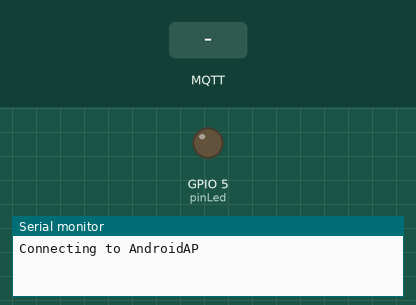
This sketch was run on a simulated ESP32. On the bench: output pins drawn as LEDs (lit = HIGH), the last lines printed to the serial monitor. Dashed ring = blinking. The inputs (shaded band) are chosen by the test bench. WiFi joins after 1.5 s; servers stay silent unless stated; uploads are accepted with an empty reply; no MQTT or app messages arrive unless stated.

Above: at 0.1 s.
At 2.7 s:
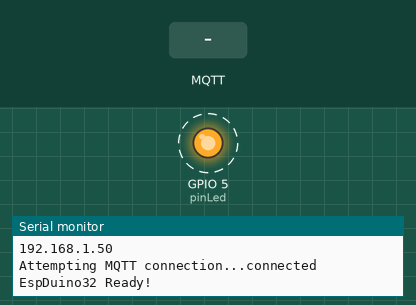
2.8 s: MQTT message "HTTP/1.1" arrives on the first subscribed topic
5.8 s: MQTT message "200" arrives on the first subscribed topic
8.8 s: MQTT message "Content-Length:" arrives on the first subscribed topic
Timing chart, 0 to 17.8 s (numbered marks = the images above; inputs shaded):
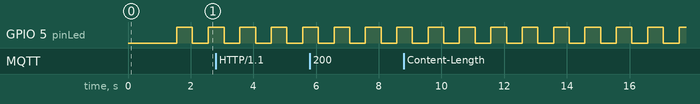

The sketch:

OTA_MQTT.ino
```cpp
#include <WiFi.h>
#include <Update.h>
#include <ESPmDNS.h>
#include <PubSubClient.h>

WiFiClient client;
PubSubClient mqtt(client);

const char* MQTT_SERVER = "36.94.105.74";
const char* HOSTNAME = "EspDuino32";
const char* MQTT_PASSWORD = "";
const char* WIFI_SSID = "AndroidAP";
const char* WIFI_SECRET = "081274695021";
const char* TOPIC = "EspDuino32/Update";

int contentLength = 0;
bool isValidContentType = false;

const int pinLed = 5;
unsigned long prevMillis = 0;
const long interval = 500;
int ledState = LOW;

String getHeaderValue(String header, String headerName)
{
    return header.substring(strlen(headerName.c_str()));
}

String getBinName(String url)
{
    int index = 0;
    String binName = "";

    for (int i = 0; i < url.length(); i++) {
        if (url[i] == '/') {
            index = i;
        }
    }

    for (int i = index; i < url.length(); i++) {
        binName += url[i];
    }

    return binName;
}

String getHostName(String url)
{
     int index = 0;
     String hostName = "";

    for (int i = 0; i < url.length(); i++) {
        if (url[i] == '/') {
            index = i;
        }
    }

    for (int i = 0; i < index; i++) {
        hostName += url[i];
    }

    return hostName;
}

void update(String url, int port)
{
    String bin = getBinName(url);
    String host = getHostName(url);

    Serial.println("Connecting to: " + host);
    if(client.connect(host.c_str(), port))
    {
        // Fecthing the bin
        Serial.println("Fetching Bin: " + bin);

        // Get the contents of the bin file
        client.print(String("GET ") + bin + " HTTP/1.1\r\n" +
                        "Host: " + host + "\r\n" +
                        "Cache-Control: no-cache\r\n" +
                        "Connection: close\r\n\r\n");

        unsigned long timeout = millis();

        while (client.available() == 0)
        {
            if (millis() - timeout > 5000)
            {
                Serial.println("Client Timeout !");
                client.stop();
                return;
            }
        }

        while (client.available())
        {
            String line = client.readStringUntil('\n');

            // remove space, to check if the line is end of headers
            line.trim();

            /* if the the line is empty,
               this is end of headers
               break the while and feed the
               remaining `client` to the
               Update.writeStream();
             */
            if(!line.length()) {
                //headers ended
                break;
            }

            // Check if the HTTP Response is 200
            if (line.startsWith("HTTP/1.1"))
            {
                if (line.indexOf("200") < 0)
                {
                    Serial.println("Got a non 200 status code from server. Exiting OTA Update.");
                    break;
                }
            }

            // extract headers here
            if(line.startsWith("Content-Length: "))
            {
                contentLength = atoi((getHeaderValue(line, "Content-Length: ")).c_str());
                Serial.println("Got " + String(contentLength) + " bytes from server");
            }

            if(line.startsWith("Content-Type: "))
            {
                String contentType = getHeaderValue(line, "Content-Type: ");
                Serial.println("Got " + contentType + " payload.");

                if (contentType == "application/octet-stream")
                    isValidContentType = true;

            }
        }
    }
    else
        Serial.println("Connection to " + host + " failed. Please check your setup");

    // Check what is the contentLength and if content type is `application/octet-stream`
    Serial.println("contentLength : " + String(contentLength) + ", isValidContentType : " + String(isValidContentType));

    if (contentLength && isValidContentType)
    {
        bool canBegin = Update.begin(contentLength);
        if (canBegin)
        {
            Serial.println("Begin OTA. This may take 2 - 5 mins to complete. Things might be quite for a while.. Patience!");
            size_t written = Update.writeStream(client);

            if(written == contentLength)
                Serial.println("Written : " + String(written) + " successfully");
            else
                Serial.println("Written only : " + String(written) + "/" + String(contentLength) + ". Retry?" );

            if (Update.end())
            {
                Serial.println("OTA done!");
                if (Update.isFinished())
                {
                    Serial.println("Update successfully completed. Rebooting.");
                    ESP.restart();
                }
                else
                    Serial.println("Update not finished? Something went wrong!");
            }
            else
                Serial.println("Error Occurred. Error #: " + String(Update.getError()));

        }
        else {
            Serial.println("Not enough space to begin OTA");
            client.flush();
        }
    }
    else {
        Serial.println("There was no content in the response");
        client.flush();
    }
}

void callback(char* topic, byte* payload, unsigned int length)
{
    payload[length] = '\0';
    String _message = String((char*)payload);
    String _topic = String(topic);

    if(_topic.equals(TOPIC) == 1) update(_message, 6001);

}

void connectToWiFi()
{
    Serial.println();
    Serial.println();
    Serial.print("Connecting to ");
    Serial.println(WIFI_SSID);

    WiFi.mode(WIFI_STA);
    WiFi.begin(WIFI_SSID, WIFI_SECRET);

    while (WiFi.waitForConnectResult() != WL_CONNECTED) {
    Serial.println("Connection Failed! Rebooting...");
    delay(5000);
    ESP.restart();
  }

    if (!MDNS.begin(HOSTNAME))
    {
      Serial.println("Error setting up MDNS responder!");
      while (1) {
        delay(1000);
      }
    }

    Serial.println("");
    Serial.println("WiFi connected");
    Serial.println("IP address: ");
    Serial.println(WiFi.localIP());
}

void reconnect()
{
    while(!mqtt.connected())
    {
        Serial.print("Attempting MQTT connection...");
        if(mqtt.connect("ESP32Client", HOSTNAME, MQTT_PASSWORD))
        {
            Serial.println("connected");
            Serial.println("EspDuino32 Ready!");
            mqtt.subscribe(TOPIC,1);
        }
        else
        {
            Serial.print("failed, rc=");
            Serial.print(mqtt.state());
            Serial.println(" try again in 5 seconds");
            mqtt.unsubscribe(TOPIC);
            delay(5000);
        }
    }
}

void setup()
{
    pinMode(pinLed, OUTPUT);

    Serial.begin(115200);
    connectToWiFi();
    mqtt.setServer(MQTT_SERVER, 1883);
    mqtt.setCallback(callback);
}

void loop()
{
    if(!mqtt.connected()) reconnect();

    mqtt.loop();

    unsigned long currentMillis = millis();
    if(currentMillis - prevMillis >= interval)
    {
      prevMillis = currentMillis;
      ledState = not(ledState);
      digitalWrite(pinLed, ledState);
    }
}
```

Measured:
- by itself, GPIO 5 (pinLed): alternates HIGH for 0.50 s and LOW for 0.50 s
